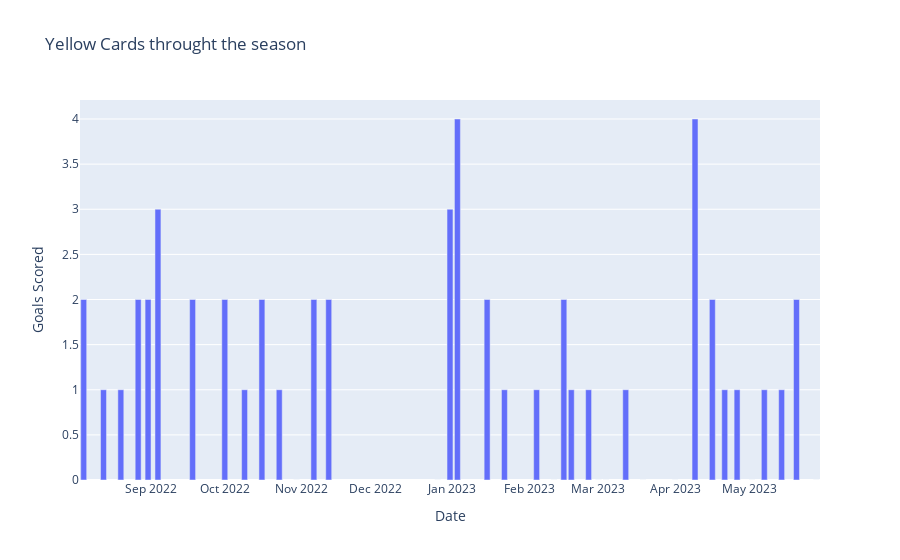

Notebook source saved alongside this figure:
### Code cell
import plotly.express as px

# Plot the goals scored throughout the season
fig = px.bar(arsenal_matches_stats, x='fixture.date', y='Yellow_cards_arsenal', title='Yellow Cards throught the season')
fig.update_xaxes(title='Date')
fig.update_yaxes(title='Goals Scored')

fig.show()

### Figure 1 — Plotly figure (JSON) as saved in the notebook; plotly's stock layout.template omitted (floating-point values rounded to 4 significant figures)
{"data": [{"alignmentgroup": "True", "hovertemplate": "fixture.date=%{x}<br>Yellow_cards_arsenal=%{y}<extra></extra>", "legendgroup": "", "marker": {"color": "#636efa", "pattern": {"shape": ""}}, "name": "", "offsetgroup": "", "orientation": "v", "showlegend": false, "textposition": "auto", "type": "bar", "x": ["2022-08-05", "2022-08-13", "2022-08-20", "2022-08-27", "2022-08-31", "2022-09-04", "2023-03-01", "2022-09-18", "2022-10-01", "2022-10-09", "2022-10-16", "2023-02-15", "2022-10-23", "2022-10-30", "2022-11-06", "2022-11-12", "2022-12-26", "2022-12-31", "2023-01-03", "2023-01-15", "2023-01-22", "2023-02-04", "2023-02-11", "2023-02-18", "2023-02-25", "2023-03-04", "2023-03-12", "2023-03-19", "2023-04-01", "2023-04-09", "2023-04-16", "2023-04-21", "2023-04-26", "2023-05-02", "2023-05-07", "2023-05-14", "2023-05-20", "2023-05-28"], "xaxis": "x", "y": [2, 1, 1, 2, 2, 3, 0, 2, 2, 1, 2, 2, 1, 0, 2, 2, 0, 3, 4, 2, 1, 1, 0, 1, 1, 0, 1, 0, 0, 4, 2, 1, 1, 0, 1, 1, 2, 0], "yaxis": "y"}], "layout": {"barmode": "relative", "legend": {"tracegroupgap": 0}, "title": {"text": "Yellow Cards throught the season"}, "xaxis": {"anchor": "y", "domain": [0, 1], "title": {"text": "Date"}}, "yaxis": {"anchor": "x", "domain": [0, 1], "title": {"text": "Goals Scored"}}}}
